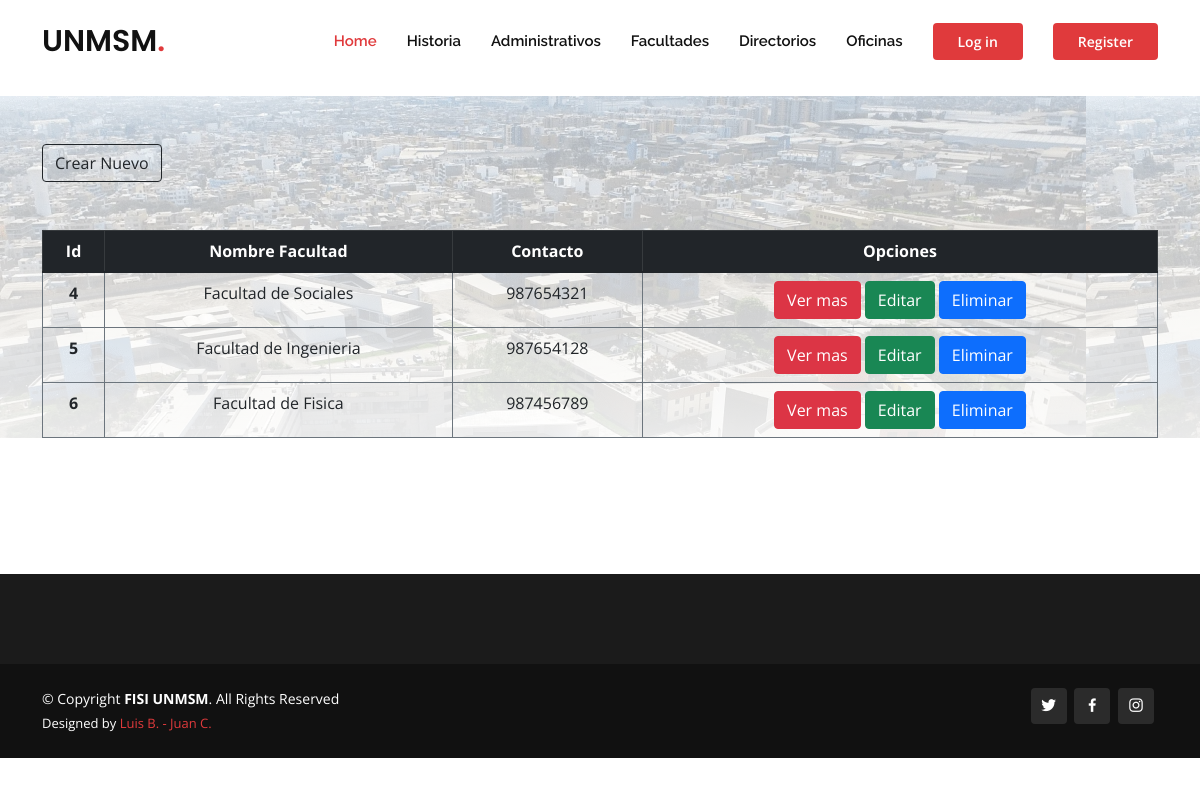
The page /directorios.html on the database its author committed.
### sanmarcosapp/models.py (models this page shows, shortened)
class Directorios(models.Model):
    nombre = models.CharField(max_length=250)
    contacto = models.CharField(max_length=250)

### sanmarcosapp/views.py (the view)
# urls.py: path('directorios.html', views.directorios),
def directorios(request):
    directorios = Directorios.objects.all()
    dic = {
        'directorios': directorios
    }
    return render(request, "sanmarcosapp/directorios.html", dic)

### sanmarcosapp/templates/sanmarcosapp/directorios.html
{% extends 'sanmarcosapp/index.html' %} {% load static %} {% block content %}
<br />
<br />
<br />
<br />
<div
  class="jumbotron bg-cover"
  style="
    background-image: linear-gradient(to bottom, rgba(255, 255, 255, 0.6) 0%, rgba(255, 255, 255, 0.9) 100%),
      url('../static/assets/img/bannerhome.webp');
  ">
  <div class="container">
    <a href="alta_directorios.html" class="btn btn-outline-dark mt-5">Crear Nuevo</a>
    <table class="table table-bordered mt-5 border-secondary text-center">
      <thead class="table-dark">
        <tr>
          <th>Id</th>
          <th>Nombre Facultad</th>
          <th>Contacto</th>
          <th>Opciones</th>
        </tr>
      </thead>
      <tbody>
        {% for directorio in directorios %}
        <tr>
          <th>{{ directorio.id }}</th>
          <td>{{ directorio.nombre }}</td>
          <td>{{ directorio.contacto }}</td>
          <td>
            {% if user.is_authenticated %}
            <a href="detalles_directorios_{{ directorio.id }}" class="btn btn-danger">Ver mas</a>
            <a href="editar_directorios_{{ directorio.id }}" class="btn btn-success">Editar</a>
            <a href="eliminar_directorio_{{ directorio.id }}" class="btn btn-primary">Eliminar</a>
            {% else %}
            <a class="btn btn-danger">Ver mas</a>
            <a class="btn btn-success">Editar</a>
            <a class="btn btn-primary">Eliminar</a>
            {% endif %}
          </td>
        </tr>
        {% endfor %}
      </tbody>
    </table>
  </div>
</div>
<br />
<br />
<br />
<br />
<br />
{% endblock %}

### sanmarcosapp/static/assets/css/style.css (style rules this page uses)
body { font-family: "Open Sans", sans-serif; color: #444444; }
a { color: #e03a3c; text-decoration: none; }

### rows shown on the page
Directorios: id "4", nombre "Facultad de Sociales", contacto "987654321"
Directorios: id "5", nombre "Facultad de Ingenieria", contacto "987654128"
Directorios: id "6", nombre "Facultad de Fisica", contacto "987456789"
